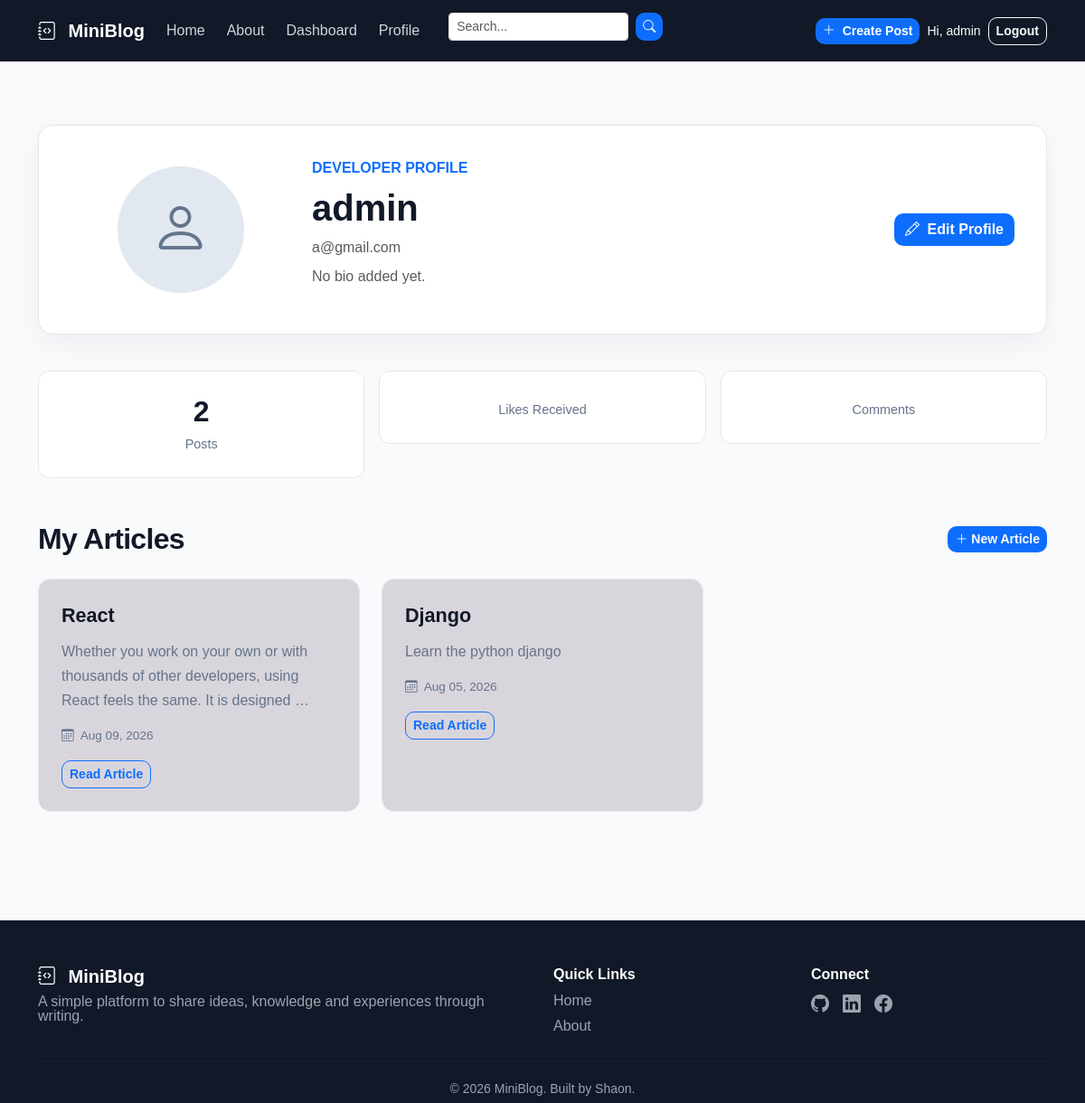
/profile/ (signed in), run on the app's committed database.
### blog/models.py (models this page shows, shortened)
class Post(models.Model):
    title = models.CharField(max_length=200)
    content = models.TextField()
    author = models.ForeignKey(
        User,
        on_delete=models.CASCADE
    )
    description = models.TextField(blank=True, null=True)
    created_at = models.DateTimeField(auto_now_add=True)
    updated_at = models.DateTimeField(auto_now=True)

### blog/views.py (the view)
@login_required
def profile(request):
    user = request.user
    posts = Post.objects.filter(
        author=user
    ).order_by("-created_at")
    total_posts = posts.count()
    total_likes = Like.objects.filter(
        post__author=user
    ).count()
    total_comments = Comment.objects.filter(
        author=user
    ).count()
    return render(
        request,
        "blog/profile.html",
        {
            "profile_user": user,
            "posts": posts,
            "total_posts": total_posts,
            "total_likes": total_likes,
            "total_comments": total_comments,
        }
    )

### blog/templates/blog/profile.html (shortened to what this page needs)
{% extends "blog/base.html" %}
{% block content %}
<section class="section-padding">
    <div class="container">
        <div class="profile-header">
            <div class="row align-items-center">
                <div class="col-md-3 text-center">
                    {% if profile.profile_image %}
                        <img
                            src="{{ profile.profile_image.url }}"
                            alt="{{ user.username }}"
                            class="profile-image"
                        >
                    {% else %}
                        <div class="profile-placeholder">
                            <i class="bi bi-person"></i>
                        </div>
                    {% endif %}
                </div>
                <div class="col-md-6 mt-4 mt-md-0">
                    <span class="text-primary fw-semibold">
                        DEVELOPER PROFILE
                    </span>
                    <h1 class="fw-bold mt-2">
                        {{ user.username }}
                    </h1>
                    <p class="text-muted mb-2">
                        {{ user.email }}
                    </p>
                    {% if profile.bio %}
                        <p class="text-muted">
                            {{ profile.bio }}
                        </p>
                    {% else %}
                        <p class="text-muted">
                            No bio added yet.
                        </p>
                    {% endif %}
                </div>
                <div class="col-md-3 text-md-end mt-4 mt-md-0">
                    <a
                        href="{% url 'edit_profile' %}"
                        class="btn btn-primary"
                    >
                        <i class="bi bi-pencil me-1"></i>
                        Edit Profile
                    </a>
                </div>
            </div>
        </div>
        <div class="row g-3 mt-4">
            <div class="col-6 col-md-4">
                <div class="profile-stat">
                    <h3>
                        {{ posts.count }}
                    </h3>
                    <span>
                        Posts
                    </span>
                </div>
            </div>
            <div class="col-6 col-md-4">
                <div class="profile-stat">
                    <span>
                        Likes Received
                    </span>
                </div>
            </div>
            <div class="col-6 col-md-4">
                <div class="profile-stat">
                    <span>
                        Comments
                    </span>
                </div>
            </div>
        </div>
        <div class="mt-5">
            <div class="d-flex justify-content-between align-items-center mb-4">
                <h2 class="section-title mb-0">
                    My Articles
                </h2>
                <a
                    href="{% url 'create_post' %}"
                    class="btn btn-primary btn-sm"
                >
                    <i class="bi bi-plus-lg"></i>
                    New Article
                </a>
            </div>
            {% if posts %}
                <div class="row g-4">
                    {% for post in posts %}
                    <div class="col-md-6 col-lg-4">
                        <article class="post-card">
                            <h3 class="post-title">
                                <a
                                    href="{% url 'post_detail' post.id %}"
                                >
                                    {{ post.title }}
                                </a>
                            </h3>
                            <p class="post-excerpt">
                                {{ post.content|truncatewords:20 }}
                            </p>
                            <div class="post-meta">
                                <i class="bi bi-calendar3"></i>
                                {{ post.created_at|date:"M d, Y" }}
                            </div>
                            <div class="mt-3">
                                <a
                                    href="{% url 'post_detail' post.id %}"
                                    class="btn btn-sm btn-outline-primary"
                                >
                                    Read Article
                                </a>
                            </div>
                        </article>
                    </div>
                    {% endfor %}
                </div>
            {% endif %}
        </div>
    </div>
</section>
{% endblock %}

### blog/templates/blog/base.html (shortened to what this page needs)
{% load static %}
<!DOCTYPE html>
<html lang="en">
<head>
    <link
        href="https://cdn.jsdelivr.net/npm/bootstrap@5.3.3/dist/css/bootstrap.min.css"
        rel="stylesheet"
    >
    <link
        rel="stylesheet"
        href="https://cdn.jsdelivr.net/npm/bootstrap-icons@1.11.3/font/bootstrap-icons.min.css"
    >
    <link
        rel="stylesheet"
        href="{% static 'blog/css/style.css' %}"
    >
</head>
<body>
<nav class="navbar navbar-expand-lg navbar-dark custom-navbar">
    <div class="container">
        <a
            class="navbar-brand fw-bold"
            href="{% url 'home' %}"
        >
            <i class="bi bi-journal-code me-2"></i>
            MiniBlog
        </a>
        <div
            class="collapse navbar-collapse"
            id="mainNavbar"
        >
            <ul class="navbar-nav me-auto mb-2 mb-lg-0">
                <li class="nav-item">
                    <a
                        class="nav-link"
                        href="{% url 'home' %}"
                    >
                        Home
                    </a>
                </li>
                <li class="nav-item">
                    <a
                        class="nav-link"
                        href="{% url 'about' %}"
                    >
                        About
                    </a>
                </li>
                {% if user.is_authenticated %}
                    <li class="nav-item">
                        <a
                            class="nav-link"
                            href="{% url 'dashboard' %}"
                        >
                            Dashboard
                        </a>
                    </li>
                    <li class="nav-item">
                        <a
                            class="nav-link"
                            href="{% url 'profile' %}"
                        >
                            Profile
                        </a>
                    </li>
                    <li class="nav-item">
                        <form
                            method="GET"
                            action="{% url 'search' %}"
                            class="d-flex ms-lg-3"
                        >
                            <input
                                type="search"
                                name="q"
                                class="form-control form-control-sm"
                                placeholder="Search..."
                                aria-label="Search"
                            >
                            <button
                                type="submit"
                                class="btn btn-primary btn-sm ms-2"
                            >
                                <i class="bi bi-search"></i>
                            </button>
                        </form>
                    </li>
                {% endif %}
            </ul>
            <div class="d-flex align-items-center gap-2">
                {% if user.is_authenticated %}
                    <a
                        href="{% url 'create_post' %}"
                        class="btn btn-primary btn-sm"
                    >
                        <i class="bi bi-plus-lg me-1"></i>
                        Create Post
                    </a>
                    <span class="text-white small d-none d-lg-inline">
                        Hi, {{ user.username }}
                    </span>
                    <form
                        method="POST"
                        action="{% url 'logout' %}"
                        class="d-inline"
                    >
                        <button
                            type="submit"
                            class="btn btn-outline-light btn-sm"
                        >
                            Logout
                        </button>
                    </form>
                {% endif %}
            </div>
        </div>
    </div>
</nav>
<main>
    {% block content %}
    {% endblock %}
</main>
<footer class="custom-footer">
    <div class="container">
        <div class="row gy-4">
            <div class="col-md-6">
                <h5 class="fw-bold">
                    <i class="bi bi-journal-code me-2"></i>
                    MiniBlog
                </h5>
                <p class="footer-text mb-0">
                    A simple platform to share ideas,
                    knowledge and experiences through writing.
                </p>
            </div>
            <div class="col-md-3">
                <h6 class="fw-bold">
                    Quick Links
                </h6>
                <ul class="list-unstyled footer-links">
                    <li>
                        <a href="{% url 'home' %}">
                            Home
                        </a>
                    </li>
                    <li>
                        <a href="{% url 'about' %}">
                            About
                        </a>
                    </li>
                </ul>
            </div>
            <div class="col-md-3">
                <h6 class="fw-bold">
                    Connect
                </h6>
                <div class="social-icons">
                    <a
                        href="#"
                        aria-label="GitHub"
                    >
                        <i class="bi bi-github"></i>
                    </a>
                    <a
                        href="#"
                        aria-label="LinkedIn"
                    >
                        <i class="bi bi-linkedin"></i>
                    </a>
                    <a
                        href="#"
                        aria-label="Facebook"
                    >
                        <i class="bi bi-facebook"></i>
                    </a>
                </div>
            </div>
        </div>
        <hr class="footer-divider">
        <div class="text-center small footer-bottom">
            © {% now "Y" %} MiniBlog.
            Built by Shaon.
        </div>
    </div>
</footer>
</body>
</html>

### blog/static/blog/css/style.css (style rules this page uses)
body { background: #f8fafc; color: #111827; font-family: Arial, sans-serif; }
.custom-navbar { background: #111827; padding: 14px 0; }
.custom-navbar .navbar-brand { font-size: 20px; }
.custom-navbar .nav-link { color: #d1d5db; margin-right: 8px; }
.btn { border-radius: 10px; font-weight: 800; }
.btn-primary { border: none; }
.section-padding { padding: 70px 0; }
.section-title { font-weight: 800; letter-spacing: -0.7px; }
.post-card { height: 100%; background: rgba(54, 15, 46, 0.158); border: 1px solid #e5e7eb; border-radius: 14px; padding: 25px; transition: transform 0.25s ease, box-shadow 0.25s ease; }
.post-title { font-size: 1.35rem; font-weight: 750; line-height: 1.35; margin-bottom: 12px; }
.post-title a { color: #111827; text-decoration: none; }
.post-excerpt { color: #64748b; line-height: 1.7; }
.post-meta { color: #64748b; font-size: 0.85rem; }
.post-meta i { margin-right: 4px; }
.custom-footer { background: #111827; color: #ffffff; margin-top: 50px; padding: 50px 0 5px; }
.footer-text { color: #9ca3af; line-height: 1; }
.footer-links li { margin-bottom: 4px; }
.footer-links a { color: #9ca3af; text-decoration: none; }
.social-icons { display: flex; gap: 15px; }
.social-icons a { color: #9ca3af; font-size: 20px; }
.footer-divider { border-color: #374151; margin: 10px 0 20px; }
.footer-bottom { color: #9ca3af; }
.profile-header { background: white; border: 1px solid #e5e7eb; border-radius: 16px; padding: 35px; box-shadow: 0 10px 30px rgba(15, 23, 42, 0.05); }
.profile-placeholder { width: 140px; height: 140px; margin: auto; display: flex; align-items: center; justify-content: center; border-radius: 50%; background: #e2e8f0; color: #64748b; font-size: 4rem; }
.profile-stat { background: white; border: 1px solid #e5e7eb; border-radius: 12px; padding: 25px; text-align: center; }
.profile-stat h3 { font-size: 2rem; font-weight: 800; margin-bottom: 5px; }
.profile-stat span { color: #64748b; font-size: 0.9rem; }

### data on the page
Post: title "React", content "Whether you work on your own or with thousands of other developers, using React feels the same. It is designed …", created_at "Aug 09, 2026"
Post: title "Django", content "Learn the python django", created_at "Aug 05, 2026"

### other printed values
{{ user.username }} "admin"
{{ user.email }} "a@gmail.com"
{{ posts.count }} "2"
